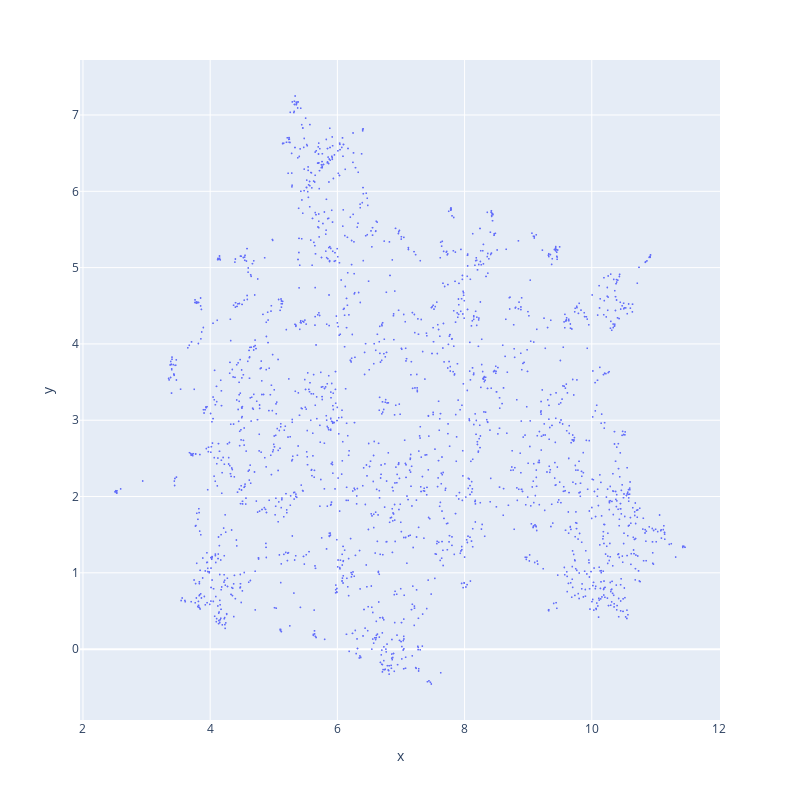

The cell this chart's notebook holds for it:
### Markdown cell above
Note:

UMAP is a general purpose manifold learning and dimension reduction algorithm. It seeks to learn the manifold structure of your data and find a low dimensional embedding that preserves the essential topological structure of that manifold.

The n_neighbors parameter controls how UMAP balances local versus global structure in the data. n_neighbors=20 shows a overall good view of the data by showing how the various colors interlate to each other over the dataset. 

The min_dist parameter controls how tightly UMAP is allowed to pack points together. It provides the minimum distance the datapoints are allowed to be apart in the low dimensional representation. Low values will result in clumpier embeddings.


This fit_transform() method performs fit() and transform() on the input data at a single time and converts the data points. 

Then it prints the shape property of uembs, and the shape property is usually used to get the current shape of an array.

Each data point is represented as a marker point, whose location is given by the x and y columns, using px.scatter. The x and y are arrays. 

fig.update_layout shows the width(=800) and height(=800) of the graf.

fig_show_save(fig, "umap-scatter") shows the plot of the embeddings when just the dimensionality reduction is used.

### Code cell
uembs = UMAP(n_neighbors=20, min_dist=0.1).fit_transform(embs)

print(uembs.shape)

fig = px.scatter(x=uembs[:,0], y=uembs[:,1])

fig.update_layout(width=800, height=800)
fig.update_traces(marker=dict(size=2))

# plotting to show how the embeddings are when just dimensionality reduction is used
fig_show_save(fig, "umap-scatter")

### Figure 1 — Plotly figure (JSON) as saved in the notebook; plotly's stock layout.template omitted (floating-point values rounded to 4 significant figures; data arrays with more than 128 entries replaced by an {"elided": "..."} marker saying what was removed)
{"data": [{"hovertemplate": "x=%{x}<br>y=%{y}<extra></extra>", "legendgroup": "", "marker": {"color": "#636efa", "size": 2, "symbol": "circle"}, "mode": "markers", "name": "", "showlegend": false, "type": "scattergl", "x": {"elided": "2047 float values"}, "xaxis": "x", "y": {"elided": "2047 float values"}, "yaxis": "y"}], "layout": {"height": 800, "legend": {"tracegroupgap": 0}, "margin": {"t": 60}, "width": 800, "xaxis": {"anchor": "y", "domain": [0, 1], "title": {"text": "x"}}, "yaxis": {"anchor": "x", "domain": [0, 1], "title": {"text": "y"}}}}
